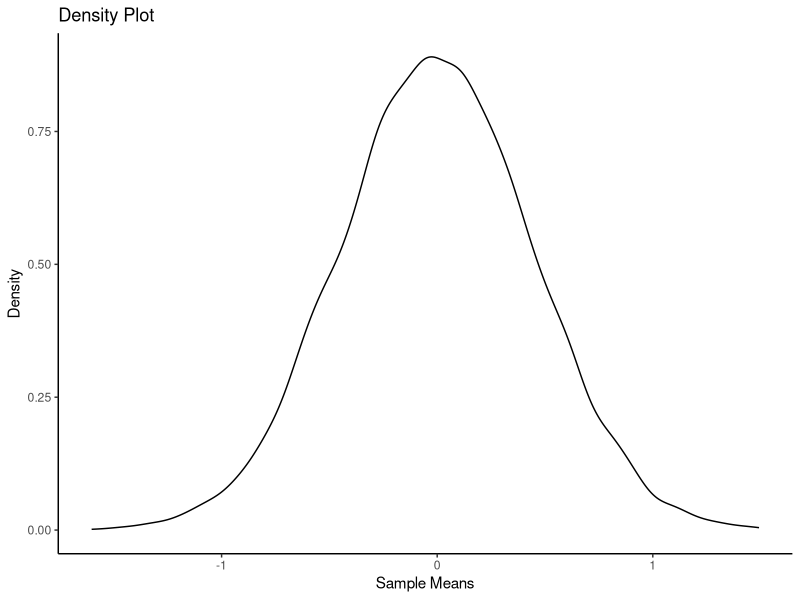
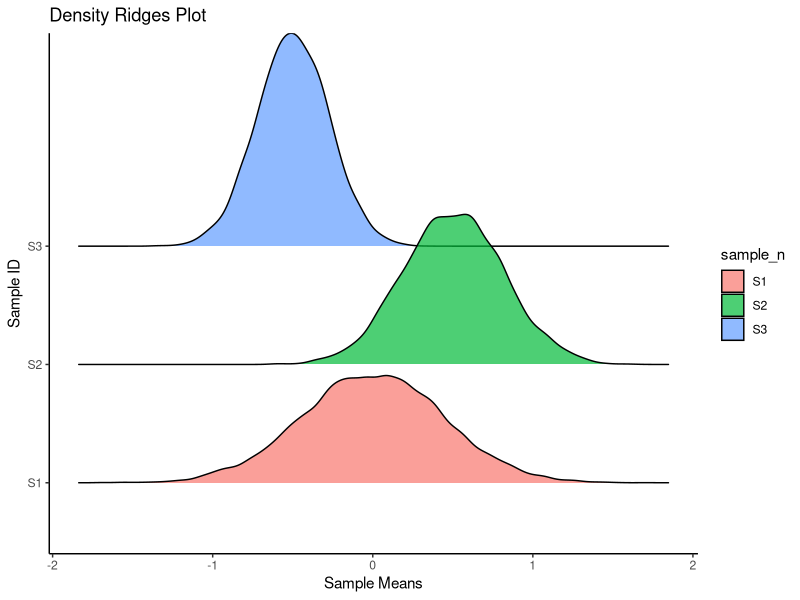
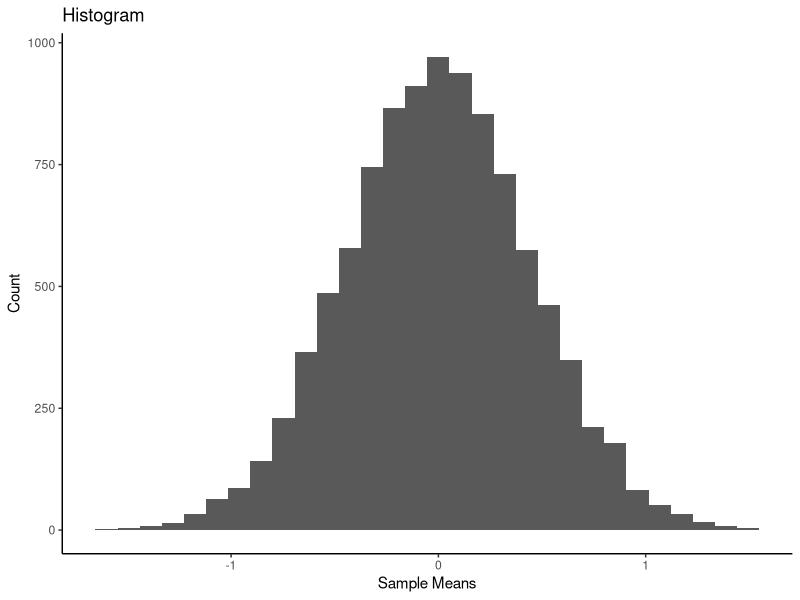
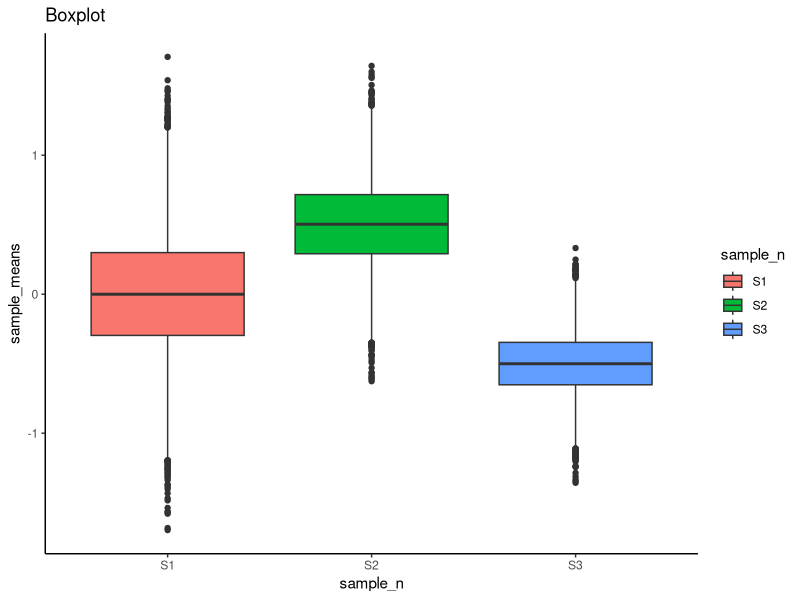
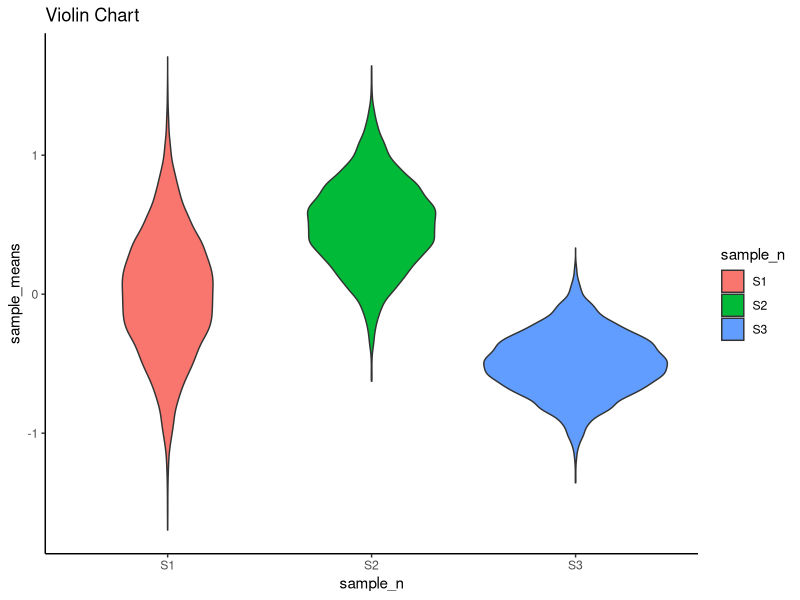

Reproduce these figures in R, in order.
## ---- chunk 1
library(tidyverse)

set.seed(0)

n = 10000

sample_means = rep(NA, n)

for(i in 1:n){
  sample_means[i] = mean(rnorm(20, mean=0, sd=2))
}


sample_means_df <- data.frame(sample_means)
 
sample_means_df %>%
   ggplot(aes(sample_means)) + 
   geom_density(size = .5) +
   labs(title = "Density Plot", x = "Sample Means", y = "Density") + 
   theme_classic()
  
## ---- chunk 2
library(ggridges)
# create column one for df
set.seed(1)

n1 = 10000

sample_means = rep(NA, n)

for(i in 1:n){
  sample_means[i] = mean(rnorm(20, mean=0, sd=2))
}

sample_means1 <- data.frame(sample_means)
# create column two for df
set.seed(2)

n2 = 10000

sample_means = rep(NA, n)

for(i in 1:n){
  sample_means[i] = mean(rnorm(20, mean=0.5, sd=1.4))
}

sample_means2 <- data.frame(sample_means)

# create column three for df
set.seed(3)

n = 10000

sample_means = rep(NA, n)

for(i in 1:n){
  sample_means[i] = mean(rnorm(20, mean=-0.5, sd=1))
}

sample_means3 <- data.frame(sample_means) 

# prepare all 3 dfs to be combined into one

sample_means1 <- sample_means1 %>%
  mutate(sample_n = "S1")

sample_means2 <- sample_means2 %>%
  mutate(sample_n = "S2")

sample_means3 <- sample_means3 %>%
  mutate(sample_n = "S3")

samples_df <- sample_means1 %>%
  bind_rows(sample_means2) %>%
  bind_rows(sample_means3)
## ---- chunk 3
samples_df %>%
  ggplot(aes(x = sample_means, y = sample_n, fill = sample_n)) +
  geom_density_ridges(alpha = .7) + 
  labs(title = "Density Ridges Plot", x ="Sample Means", y = "Sample ID") +
  theme_classic()
## ---- chunk 4
sample_means_df %>%
  ggplot(aes(x = sample_means)) +
  geom_histogram(bins = 30) +
  labs(title = "Histogram", y = "Count", x = "Sample Means") +
  theme_classic()
## ---- chunk 5
samples_df %>%
  ggplot(aes(x = sample_n, y = sample_means, fill = sample_n)) +
  geom_boxplot() +
  labs(title = "Boxplot") +
  theme_classic()
## ---- chunk 6
samples_df %>%
  ggplot(aes(x = sample_n, y = sample_means, fill = sample_n)) +
  geom_violin() +
  labs(title = "Violin Chart") +
  theme_classic()
## ---- chunk 7
